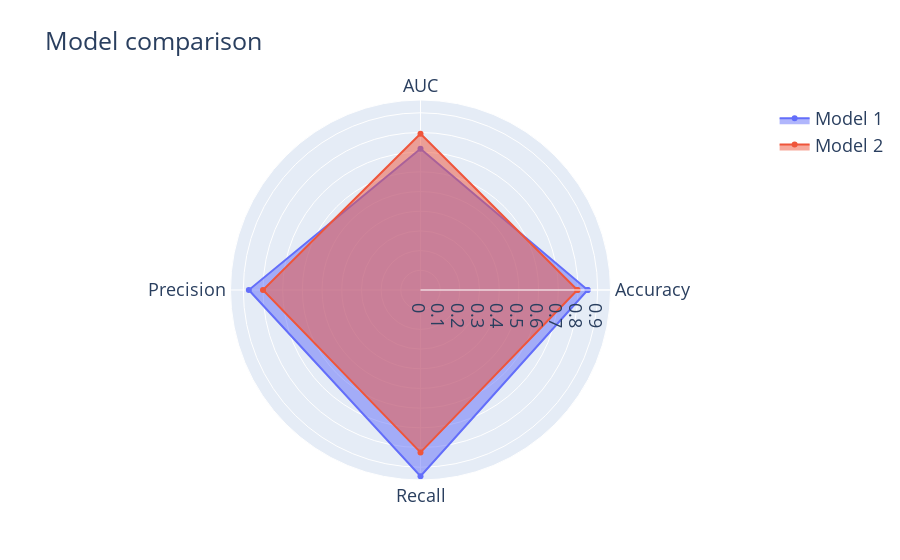

Notebook source saved alongside this figure:
### Markdown cell above
### Seasonal  Production Model 
XGBoost: 
Accuracy: 0.797
AUC: 0.794
Precision: 0.800
Recall:  0.825


XGBoost on abridged survey:
Accuracy: 0.849  
AUC: 0.717
Precision: 0.872
Recall:  0.946

### Code cell
#SEASONAL FLU PRODUCTION MODELS 
categories = [ "Accuracy","AUC", "Precision","Recall" ]
categories = [*categories, categories[0]]
#XGBoost on 15 selected features 
Model_1 = [0.849,0.717,0.872,0.946]
#XGBoost 
Model_2 = [0.797,0.794,0.800,0.825]

Model_1 = [*Model_1, Model_1[0]]
Model_2 = [*Model_2, Model_2[0]]



fig = go.Figure(
    data=[
        go.Scatterpolar(r=Model_1, theta=categories, fill='toself', name='Model 1'),
        go.Scatterpolar(r=Model_2, theta=categories, fill='toself', name='Model 2'),
        
    ],
    layout=go.Layout(
        title=go.layout.Title(text='Model comparison'),
        polar={'radialaxis': {'visible': True}},
        showlegend=True)
)
fig.update_layout(font=dict(size=18))


fig

### Figure 1 — Plotly figure (JSON) as saved in the notebook; plotly's stock layout.template omitted (floating-point values rounded to 4 significant figures)
{"data": [{"fill": "toself", "name": "Model 1", "r": [0.849, 0.717, 0.872, 0.946, 0.849], "theta": ["Accuracy", "AUC", "Precision", "Recall", "Accuracy"], "type": "scatterpolar"}, {"fill": "toself", "name": "Model 2", "r": [0.797, 0.794, 0.8, 0.825, 0.797], "theta": ["Accuracy", "AUC", "Precision", "Recall", "Accuracy"], "type": "scatterpolar"}], "layout": {"font": {"size": 18}, "polar": {"radialaxis": {"visible": true}}, "showlegend": true, "title": {"text": "Model comparison"}}}
